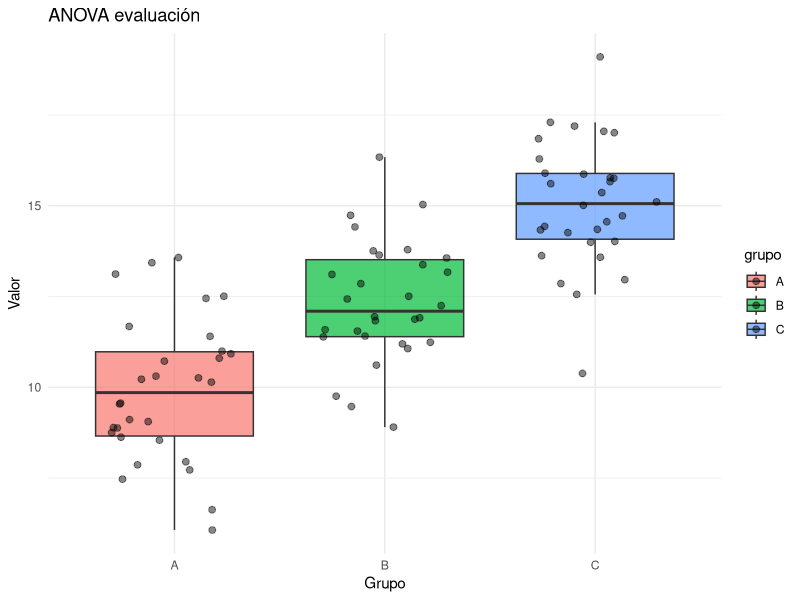

Generate this figure with R:
## ---- chunk 1
knitr::opts_chunk$set(echo = TRUE, comment = NA)

c1 ="#FF7F00"  # naranja - color primario 
c2 ="#034A94"  # azul oscuro - color secundario
c3 ="#0EB0C6"  # azul claro - color terciario
c4 ="#686868"  # gris - color texto
## ---- chunk 2
# Crear datos ficticios
set.seed(123)
grupo1 <- rnorm(30, mean = 10, sd = 2)
grupo2 <- rnorm(30, mean = 12, sd = 2)
grupo3 <- rnorm(30, mean = 15, sd = 2)

datos <- data.frame(
  valor = c(grupo1, grupo2, grupo3),
  grupo = rep(c("A", "B", "C"), each = 30)
)

# Gráfico de cajas
library(ggplot2)
# Gráfico de cajas con puntos y mayor opacidad
ggplot(datos, aes(x = grupo, y = valor, fill = grupo)) +
  geom_boxplot(alpha = 0.7, outlier.shape = NA) +  # Hacer el gráfico de cajas más opaco y ocultar los puntos atípicos
  geom_point(position = position_jitter(width = 0.3), alpha = 0.47, size = 2) +  # Mostrar puntos con jitter y mayor opacidad
  labs(
    title = "ANOVA evaluación",
    x = "Grupo",
    y = "Valor"
  ) +
  theme_minimal()


## ---- chunk 3
# Realizar ANOVA
modelo_anova <- aov(valor ~ grupo, data = datos)
summary(modelo_anova)

# Realizar comparaciones múltiples
comparaciones <- TukeyHSD(modelo_anova)
print(comparaciones)


## ---- chunk 4
# Crear datos ficticios
set.seed(123)
n=10
metodo1 <- rnorm(n, mean = 30, sd = 5)
metodo2 <- rnorm(n, mean = 35, sd = 5)
metodo3 <- rnorm(n, mean = 40, sd = 5)

datos <- data.frame(
  tiempo = c(round(metodo1,0), round(metodo2,0), round(metodo3,0)),
  metodo = rep(c("A", "B", "C"), each = n)
)
## ---- chunk 5
# datos
# Realizar ANOVA
modelo_anova1 <- aov(tiempo ~ metodo, data = datos)
summary(modelo_anova)

## ---- chunk 6
# Realizar comparaciones múltiples
comparaciones1<- TukeyHSD(modelo_anova1)
print(comparaciones1)
